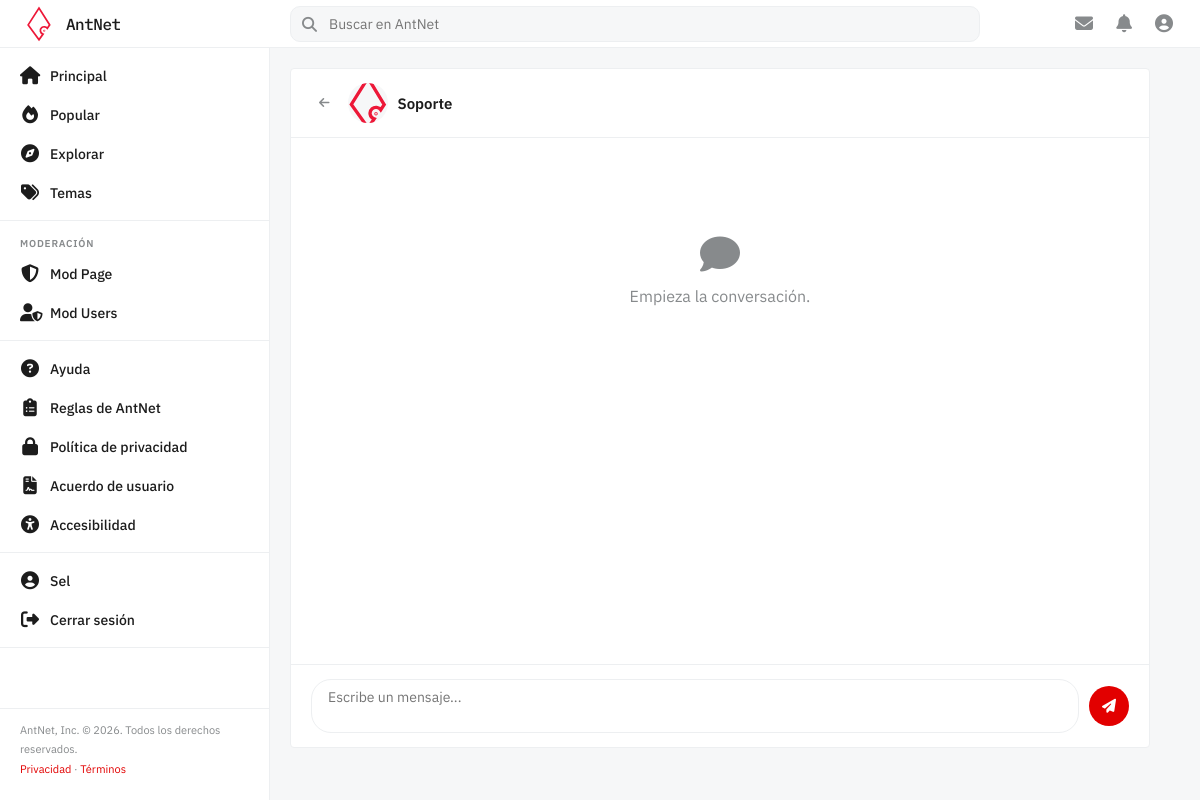
Page /pages/conversation.php?user=1 (signed in) on the committed database.
### tables this page shows
CREATE TABLE IF NOT EXISTS `user` (
    `id`              BIGINT       NOT NULL AUTO_INCREMENT,
    `email`           VARCHAR(255) NOT NULL UNIQUE,
    `username`        VARCHAR(100) NOT NULL UNIQUE,
    `password`        VARCHAR(255) NOT NULL,
    `avatar`          VARCHAR(255) NULL,
    `date_registered` DATETIME     NOT NULL DEFAULT CURRENT_TIMESTAMP,
    PRIMARY KEY (`id`)
);

### src/models/User.php (called while the page is built, shortened)
<?php
require_once __DIR__ . '/../config/database.php';
class User
{
    private PDO $db;
    public function __construct()
    {
        $this->db = getDB();
    }
    public function findById(int $id): array|false
    {
        $stmt = $this->db->prepare('SELECT * FROM `user` WHERE id = ? LIMIT 1');
        $stmt->execute([$id]);
        return $stmt->fetch();
    }
}

### src/config/database.php (called while the page is built)
<?php
function getDB(): PDO {
    $host = $_ENV['DB_HOST'] ?? 'mysql';
    $port = $_ENV['DB_PORT'] ?? '3306';
    $name = $_ENV['DB_NAME'] ?? 'AntNetDDBB';
    $user = $_ENV['DB_USER'] ?? 'user';
    $pass = $_ENV['DB_PASS'] ?? 'pass';
    $dsn = "mysql:host=$host;port=$port;dbname=$name;charset=utf8mb4";
    try {
        $pdo = new PDO($dsn, $user, $pass, [
            PDO::ATTR_ERRMODE            => PDO::ERRMODE_EXCEPTION,
            PDO::ATTR_DEFAULT_FETCH_MODE => PDO::FETCH_ASSOC,
            PDO::ATTR_EMULATE_PREPARES   => false,
        ]);
        $pdo->exec("SET time_zone = '+02:00'");
        return $pdo;
    } catch (PDOException $e) {
        error_log($e->getMessage());
        die('Error de conexión a la base de datos.');
    }
}

### src/pages/conversation.php (the view, shortened to what this page needs)
<?php
require_once __DIR__ . '/../models/User.php';
$otherId = (int) ($_GET['user'] ?? 0);
$messageModel = new Message();
$userModel    = new User();
$other        = $userModel->findById($otherId);
$messageModel->markReadFrom($otherId, $_SESSION['user_id']);
$messages = $messageModel->getConversationWith($_SESSION['user_id'], $otherId);
require_once __DIR__ . '/../includes/header.php';
?>
<div class="layout">
    <?php require_once __DIR__ . '/../includes/sidebar.php'; ?>
    <main class="site-main">
        <div class="form-card chat-card">
            <div class="chat-header">
                <a href="/pages/messages.php" class="action-btn">
                    <i class="fa-solid fa-arrow-left"></i>
                </a>
                <div class="conv-avatar">
                    <?php if (!empty($other['avatar'])): ?>
                        <img src="<?= htmlspecialchars($other['avatar']) ?>" alt="">
                    <?php else: ?>
                        <i class="fa-solid fa-circle-user"></i>
                    <?php endif; ?>
                </div>
                <span class="chat-username"><?= htmlspecialchars($other['username']) ?></span>
            </div>
            <div class="chat-messages" id="chatMessages">
                <?php if (empty($messages)): ?>
                    <div class="empty-state">
                        <i class="fa-solid fa-comment"></i>
                        <p>Empieza la conversación.</p>
                    </div>
                <?php endif; ?>
            </div>
            <form method="POST" class="chat-form" id="chatForm">
                <textarea name="content" id="chatInput" rows="2"
                          placeholder="Escribe un mensaje..."></textarea>
                <button type="submit" class="btn-primary">
                    <i class="fa-solid fa-paper-plane"></i>
                </button>
            </form>
        </div>
    </main>
</div>
<?php require_once __DIR__ . '/../includes/footer.php'; ?>

### src/assets/css/style.css (style rules this page uses)
:root { --primary: #e20000; --bg: #f6f7f8; --surface: #ffffff; --sidebar-bg: #ffffff; --border: #edeff1; --text: #1c1c1c; --muted: #878a8c; --hover-bg: #f6f7f8; --header-bg: #ffffff; --header-h: 48px; --sidebar-w: 270px; }
* { box-sizing: border-box; margin: 0; padding: 0; }
body { font-family: 'IBM Plex Sans', sans-serif; background-color: var(--bg); color: var(--text); font-size: 14px; }
a { text-decoration: none; color: var(--primary); transition: all 0.3 ease; }
.layout { display: flex; margin-top: var(--header-h); min-height: calc(100vh - var(--header-h)); }
main { margin-left: var(--sidebar-w); flex: 1; padding: 20px 50px 20px 20px; }
.action-btn { display: flex; align-items: center; gap: 5px; border: none; background: transparent; padding: 6px 8px; border-radius: 2px; cursor: pointer; font-size: 12px; font-weight: 700; color: var(--muted); font-family: inherit; transition: background .12s, color .12s; }
.btn-primary { background: var(--primary); color: #fff; border: none; padding: 9px 18px; border-radius: 4px; font-size: 14px; font-weight: 600; font-family: inherit; cursor: pointer; transition: opacity .15s; }
.empty-state { text-align: center; padding: 60px 20px; color: var(--muted); font-size: 16px; }
.empty-state i { font-size: 40px; display: block; margin-bottom: 12px; }
.form-card { background: var(--surface); border: 1px solid var(--border); border-radius: 4px; padding: 24px; display: flex; flex-direction: column; gap: 20px; }
textarea { width: 100%; padding: 8px 12px; border: 1px solid var(--border); border-radius: 4px; font-size: 14px; font-family: inherit; resize: vertical; outline: none; transition: border-color .2s; }
.conv-avatar { width: 40px; height: 40px; border-radius: 50%; overflow: hidden; display: flex; align-items: center; justify-content: center; background: var(--bg); font-size: 32px; color: var(--muted); flex-shrink: 0; }
.conv-avatar img { width: 100%; height: 100%; object-fit: cover; }
.chat-card { display: flex; flex-direction: column; height: calc(100vh - 120px); padding: 0; }
.chat-header { display: flex; align-items: center; gap: 10px; padding: 14px 20px; border-bottom: 1px solid var(--border); }
.chat-username { font-weight: 600; font-size: 15px; }
.chat-messages { flex: 1; overflow-y: auto; padding: 16px 20px; display: flex; flex-direction: column; gap: 8px; }
.chat-form { display: flex; gap: 10px; padding: 14px 20px; border-top: 1px solid var(--border); align-items: center; }
.chat-form textarea { flex: 1; resize: none; border-radius: 20px; padding: 8px 16px; }
.chat-form .btn-primary { border-radius: 50%; width: 40px; height: 40px; padding: 0; display: flex; align-items: center; justify-content: center; }

### rows in the picture
user: avatar (picture), username "Soporte"

### other values in the picture
$_SESSION['username'] "Sel"
